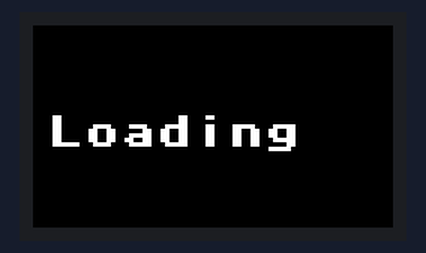
Recording of a program running on a simulated ESP32 board running MicroPython. Parts: 240×135 colour display. WiFi joins after 1.5 s; the clock reads 2024-03-15 10:24:30 at power-on unless the program sets it; library files of the repository ran but are not shown: lcd_driver.py.

Above: at 0.5 s.
At 4.1 s:
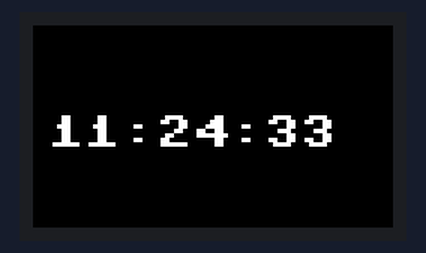
At 5.9 s:
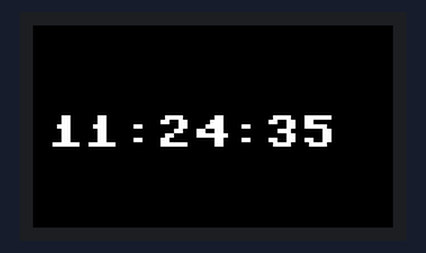
At 7.8 s:
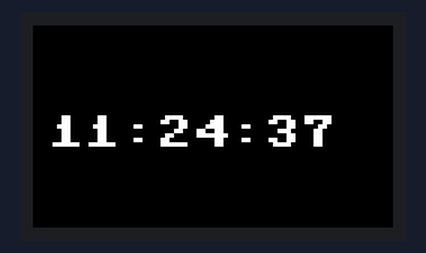
At 11.4 s:
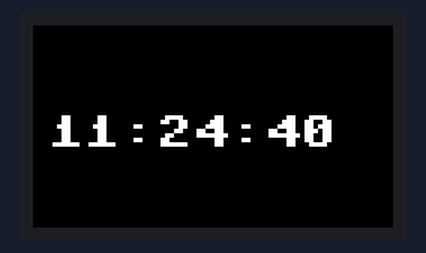
At 20.5 s:
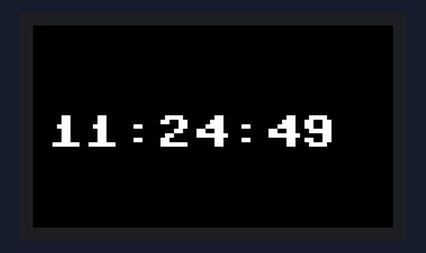

Measured:
- what the display in image 0 shows lasts 2.8 s, from 0.4 s to 3.2 s
- what the display in image 1 shows lasts 1.8 s, from 4.1 s to 5.9 s

The program:

time_display.py
```python
#/---------------------------------
#/ A simple real-time clock display
#/---------------------------------
import libraries.lcd_driver
import network, ntptime, time # pyright: ignore[reportMissingImports]

ntptime.host = "uk.pool.ntp.org" # The time server to be used
utc_offset = 3600 # Used to adjust time from UTC by seconds, exaple for BST

lcd_driver = libraries.lcd_driver
lcd_driver.show_text("Loading", scale=3)

wlan = network.WLAN(network.STA_IF) # Use the on-board network card
wlan.active(True)
wlan.connect('ssid', 'password') # Your network's name (ssid) and password

while not wlan.isconnected():
    time.sleep(1)

else: # If connected
    lcd_driver.clear()
    ntptime.settime()

while True:
    current_time = time.localtime(time.time() + utc_offset)

    lcd_driver.show_text(f"{current_time[3]}:{current_time[4]}:{current_time[5]}", scale=3)
    time.sleep(1)
```
